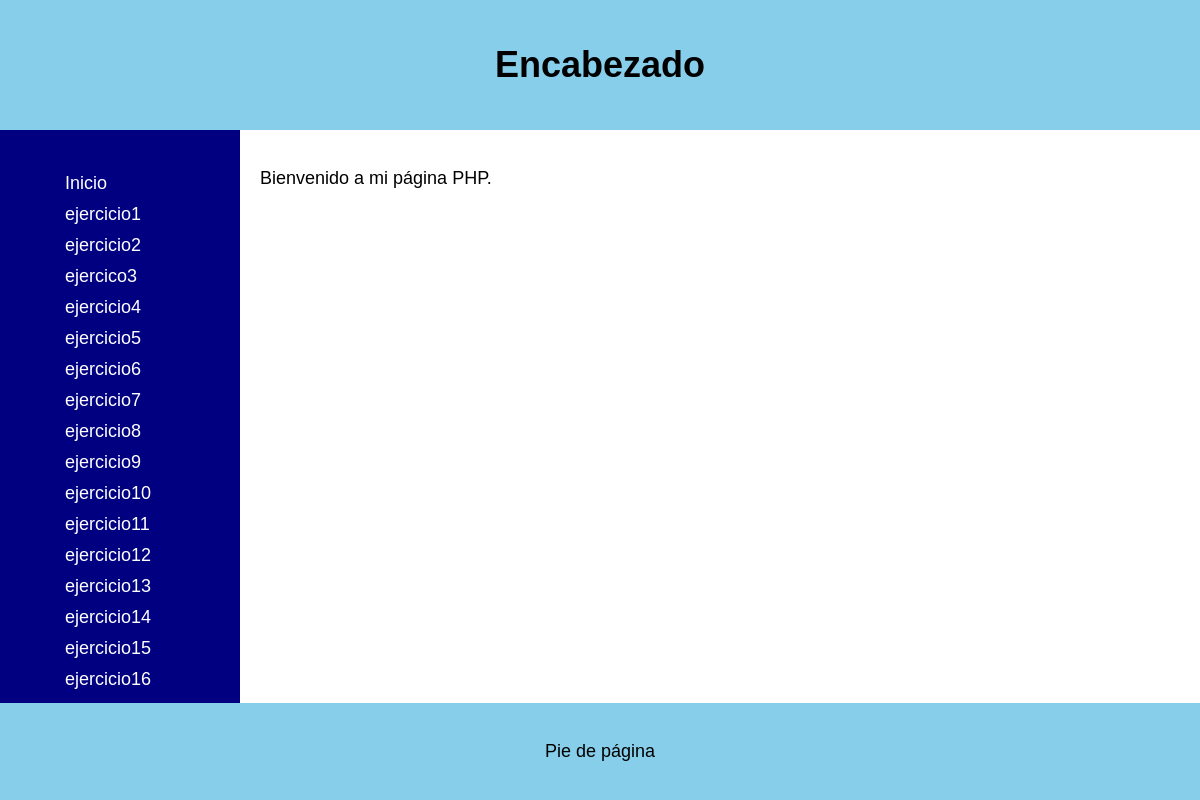
The page / on the database its author committed.
### tables this page shows
CREATE TABLE `menu` (
  `idMenu` int(11) NOT NULL,
  `nombre_ejercicio` varchar(50) NOT NULL,
  `modulo` varchar(50) NOT NULL
);

### index.php (the view, shortened to what this page needs)
<?php
include 'conexion.php';
?>
<!DOCTYPE html>
<html lang="es">
<head>
</head>
<body>
    <header>
        <h1>Encabezado</h1>
    </header>
    <div class="container">
        <aside>
            <ul>
                <li><a href="index.php" style="color:white;">Inicio</a></li>
                <?php
                $sql = "SELECT *FROM menu ORDER BY idMenu";
                $sql = mysqli_query($con, $sql);
                if (mysqli_num_rows($sql) != 0)
                {
                    while ($r = mysqli_fetch_array($sql))
                    {
                ?>
                        <li><a href="index.php?modulo=<?php echo $r['modulo'] ?>" style="color:white;"><?php echo $r['nombre_ejercicio'] ?></a></li>
                <?php
                    }
                }
                ?>
            </ul>
        </aside>
        <section>
            <?php
            if (isset($_GET['modulo'])) {
                $modulo = $_GET['modulo'];
                $archivo = $modulo . '.php';
                if (file_exists($archivo)) {
                    include $archivo;
                } else {
                    echo "<p>El módulo solicitado no existe.</p>";
                }
            } else {
                echo "<p>Bienvenido a mi página PHP.</p>";
            }
            ?>
        </section>
    </div>
    <footer>
        <p>Pie de página</p>
    </footer>
</body>
</html>

### index.php (style rules this page uses)
body,html { font-family: Arial, sans-serif; margin: 0; height: 100%; padding: 0; min-height: 100vh; display: flex; flex-direction: column; font-size: 18px; }
header, footer { background-color: #add8e6; padding: 20px; background-color: #87CEEB; text-align: center; }
aside { background-color: #000080; padding: 20px; width: 200px; overflow-y: auto; height: 100%; }
section { padding: 20px; width: 75%; overflow-y: auto; height: 100%; flex: 1; }
.container { display: flex; flex: 1; overflow: hidden; }
a { text-decoration: none; color: #000; }
ul { list-style-type: none; padding-bottom: 20px; }
li { padding: 5px; }
footer { margin-top: auto; }

### rows shown on the page
menu: nombre_ejercicio "ejercicio1"
menu: nombre_ejercicio "ejercicio2"
menu: nombre_ejercicio "ejercico3"
menu: nombre_ejercicio "ejercicio4"
menu: nombre_ejercicio "ejercicio5"
menu: nombre_ejercicio "ejercicio6"
menu: nombre_ejercicio "ejercicio7"
menu: nombre_ejercicio "ejercicio8"
menu: nombre_ejercicio "ejercicio9"
menu: nombre_ejercicio "ejercicio10"
menu: nombre_ejercicio "ejercicio11"
menu: nombre_ejercicio "ejercicio12"
menu: nombre_ejercicio "ejercicio13"
menu: nombre_ejercicio "ejercicio14"
menu: nombre_ejercicio "ejercicio15"
menu: nombre_ejercicio "ejercicio16"
